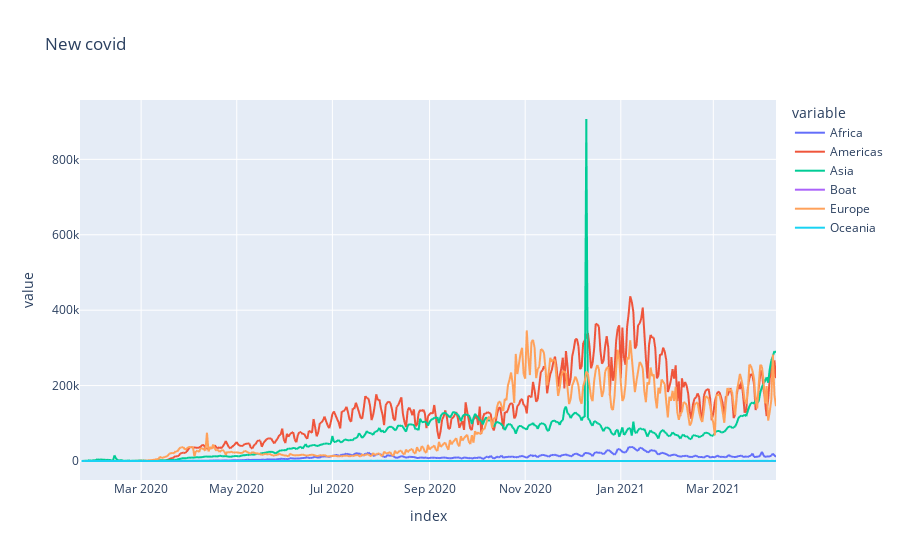

Notebook source saved alongside this figure:
### Code cell
px.line(covid_19.diff(), y=covid_19.columns, title='New covid')

### Figure 1 — Plotly figure (JSON) as saved in the notebook; plotly's stock layout.template omitted (floating-point values rounded to 4 significant figures; data arrays with more than 128 entries replaced by an {"elided": "..."} marker saying what was removed)
{"data": [{"hovertemplate": "variable=Africa<br>index=%{x}<br>value=%{y}<extra></extra>", "legendgroup": "Africa", "line": {"color": "#636efa", "dash": "solid"}, "marker": {"symbol": "circle"}, "mode": "lines", "name": "Africa", "showlegend": true, "type": "scattergl", "x": {"elided": "445 str values"}, "xaxis": "x", "y": {"elided": "445 int values"}, "yaxis": "y"}, {"hovertemplate": "variable=Americas<br>index=%{x}<br>value=%{y}<extra></extra>", "legendgroup": "Americas", "line": {"color": "#EF553B", "dash": "solid"}, "marker": {"symbol": "circle"}, "mode": "lines", "name": "Americas", "showlegend": true, "type": "scattergl", "x": {"elided": "445 str values"}, "xaxis": "x", "y": {"elided": "445 int values"}, "yaxis": "y"}, {"hovertemplate": "variable=Asia<br>index=%{x}<br>value=%{y}<extra></extra>", "legendgroup": "Asia", "line": {"color": "#00cc96", "dash": "solid"}, "marker": {"symbol": "circle"}, "mode": "lines", "name": "Asia", "showlegend": true, "type": "scattergl", "x": {"elided": "445 str values"}, "xaxis": "x", "y": {"elided": "445 int values"}, "yaxis": "y"}, {"hovertemplate": "variable=Boat<br>index=%{x}<br>value=%{y}<extra></extra>", "legendgroup": "Boat", "line": {"color": "#ab63fa", "dash": "solid"}, "marker": {"symbol": "circle"}, "mode": "lines", "name": "Boat", "showlegend": true, "type": "scattergl", "x": {"elided": "445 str values"}, "xaxis": "x", "y": {"elided": "445 int values"}, "yaxis": "y"}, {"hovertemplate": "variable=Europe<br>index=%{x}<br>value=%{y}<extra></extra>", "legendgroup": "Europe", "line": {"color": "#FFA15A", "dash": "solid"}, "marker": {"symbol": "circle"}, "mode": "lines", "name": "Europe", "showlegend": true, "type": "scattergl", "x": {"elided": "445 str values"}, "xaxis": "x", "y": {"elided": "445 int values"}, "yaxis": "y"}, {"hovertemplate": "variable=Oceania<br>index=%{x}<br>value=%{y}<extra></extra>", "legendgroup": "Oceania", "line": {"color": "#19d3f3", "dash": "solid"}, "marker": {"symbol": "circle"}, "mode": "lines", "name": "Oceania", "showlegend": true, "type": "scattergl", "x": {"elided": "445 str values"}, "xaxis": "x", "y": {"elided": "445 int values"}, "yaxis": "y"}], "layout": {"legend": {"title": {"text": "variable"}, "tracegroupgap": 0}, "title": {"text": "New covid"}, "xaxis": {"anchor": "y", "domain": [0, 1], "title": {"text": "index"}}, "yaxis": {"anchor": "x", "domain": [0, 1], "title": {"text": "value"}}}}
